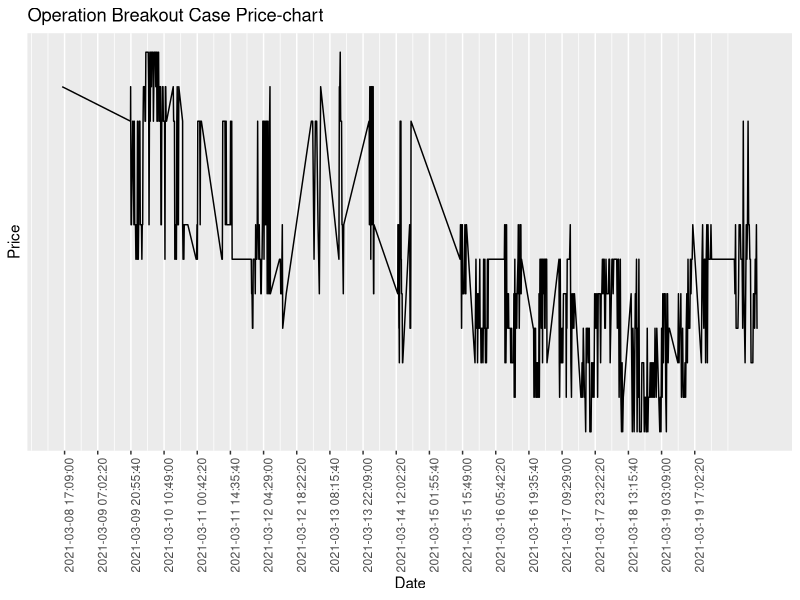
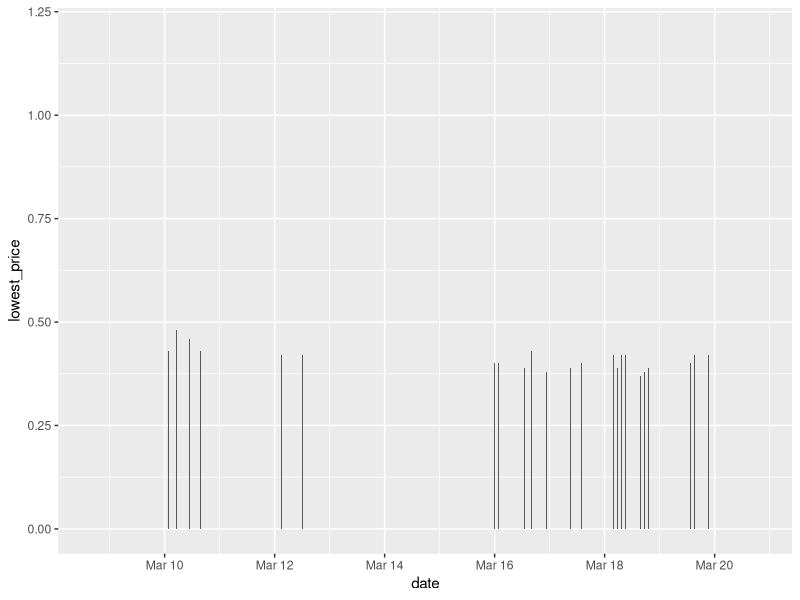
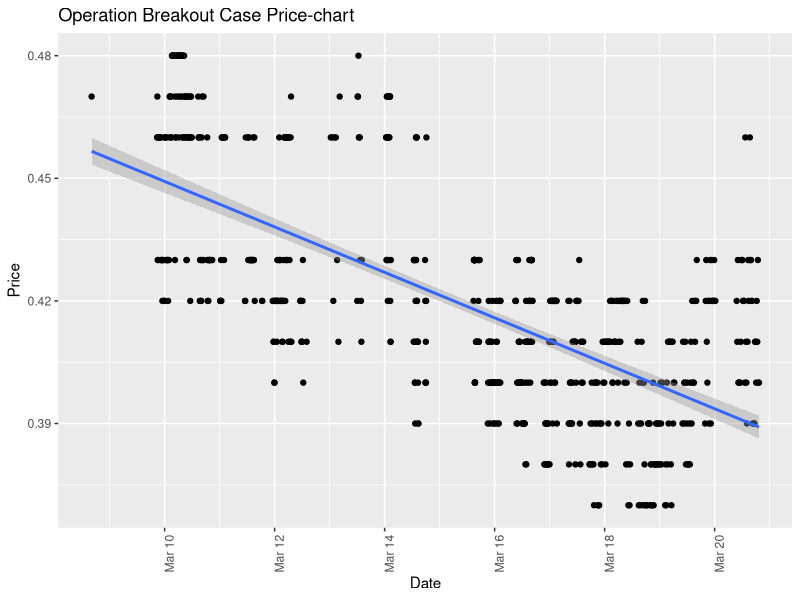
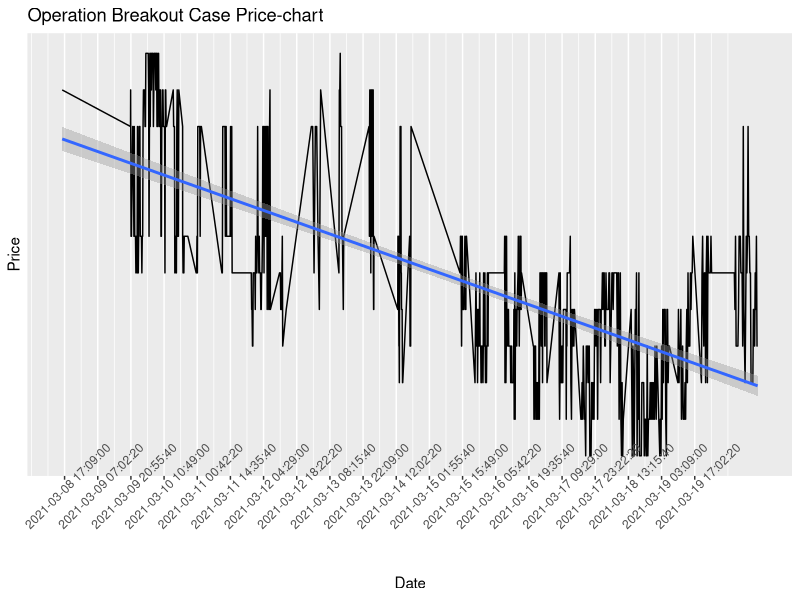
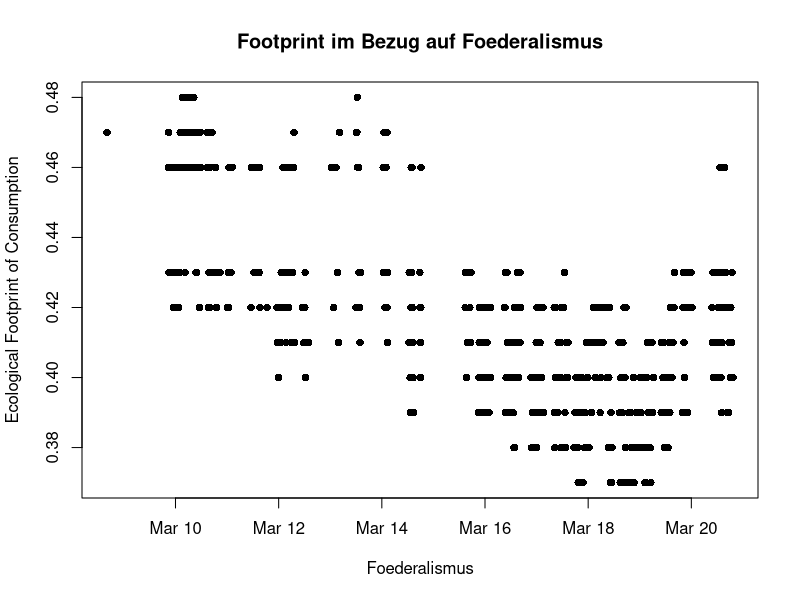

These figures' R source, in order:
library(ggplot2)

breakout_case <- read.csv("./SpectrumCase.csv")
breakout_case$lowest_price
breakout_case$date <- as.POSIXct(as.numeric(breakout_case$date / 1000), origin="1970-01-01", tz="CET")
library(zoo)
breakout_case$lowest_price <- na.locf(breakout_case$lowest_price)
breakout_case$lowest_price
breakout_case$date
breakout_case$lowest_price <-gsub('[€]', '', breakout_case$lowest_price)
breakout_case$lowest_price <-gsub('-', '', breakout_case$lowest_price)
breakout_case$lowest_price
#TODO wenn preis zB 81--€ betreagt, "--" entfernen.
breakout_case$lowest_price <- as.numeric(breakout_case$lowest_price)
breakout_case$date 
as.POSIXct(breakout_case$date, origin="1970-01-01")
#p <- ggplot(data=breakout_case, aes(x = date,y = lowest_price))+
 # geom_line(stat="identity")

#p


print(breakout_case$date)
beginn <- as.numeric(as.POSIXct("2021-03-08 17:09:00"))
ende <- as.numeric(as.POSIXct("2021-03-19 19:14:00"))


pp <- ggplot(data=breakout_case, aes(x = date, y = lowest_price, group = 1)) +
  geom_line(stat="identity") + 
  theme(axis.text.x = element_text(angle = 90)) +
  scale_y_continuous(breaks = seq(from = 1, to = 3, by = 0.1)) +
  scale_x_continuous(breaks = seq(from = as.POSIXct(beginn, origin="1970-01-01") , to = as.POSIXct(ende, origin="1970-01-01"), by = 50000)) +
  labs(title = "Operation Breakout Case Price-chart",
        x = "Date",
       y = "Price"
       )
pp

tester <- ggplot(data = breakout_case,aes(x=date,y=lowest_price))+geom_bar(stat = "identity")
tester

bb <- ggplot(breakout_case, aes(x=date, y=lowest_price)) +
  geom_point()+
  theme(axis.text.x = element_text(angle = 90)) +
  labs(title = "Operation Breakout Case Price-chart",
       x = "Date",
       y = "Price"
  ) +
  geom_smooth(method=lm) 

bb

ff <- ggplot(data=breakout_case, aes(x = date, y = lowest_price, group = 1)) +
  geom_line(stat="identity") + 
  theme(axis.text.x = element_text(angle = 45)) +
  scale_y_continuous(breaks = seq(from = 300, to = 600, by = 50)) +
  scale_x_continuous(breaks = seq(from = as.POSIXct(beginn, origin="1970-01-01") , to = as.POSIXct(ende, origin="1970-01-01"), by = 50000)) +
  labs(title = "Operation Breakout Case Price-chart",
       x = "Date",
       y = "Price"
  ) +
  geom_smooth(method=lm) 
ff

plot(breakout_case$date,breakout_case$lowest_price,
     main = "Footprint im Bezug auf Foederalismus",
     xlab="Foederalismus",
     ylab="Ecological Footprint of Consumption",
     breaks = 10,
     pch=16) 

